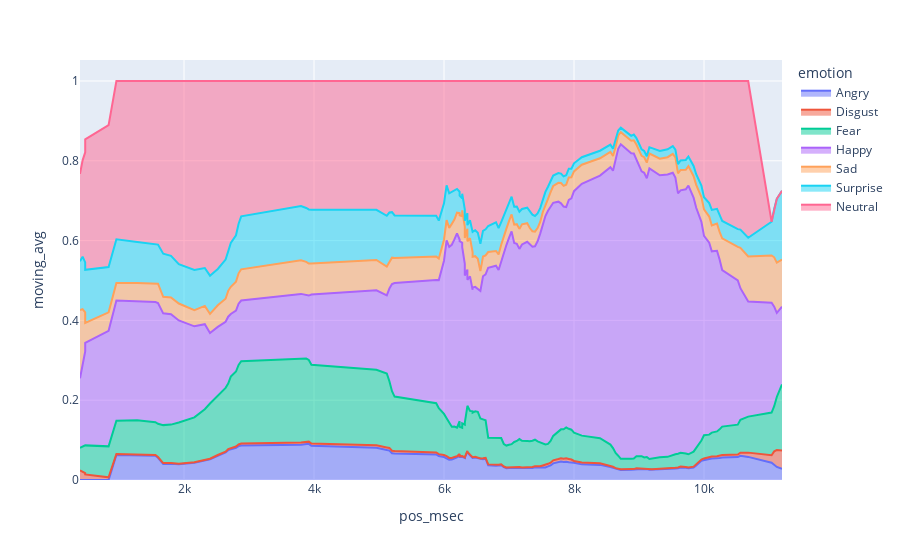

Source (notebook cell):
### Code cell
fig = px.area(df, x="pos_sec", y="moving_avg", color="emotion")
fig.show()
